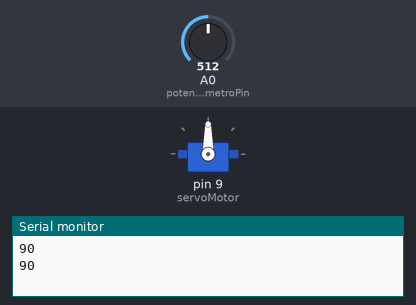
A sketch run on a simulated Arduino Uno, built with avr-gcc and run on an emulated ATmega328P. Parts: servo, the last lines printed to the serial monitor. Inputs (shaded band) come from the test bench; at power-on: A0 (potenciometroPin) = 512.

Above: at 1.8 s.
1.9 s: A0 (potenciometroPin) set to 716
At 3.2 s:
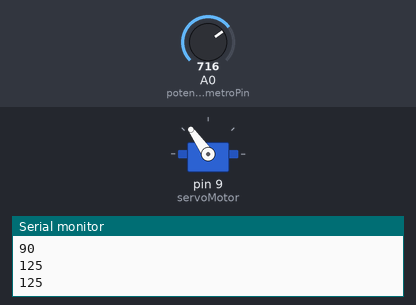
3.5 s: A0 (potenciometroPin) set to 900
At 4.9 s:
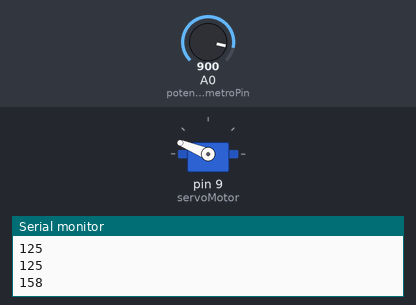
5.5 s: A0 (potenciometroPin) set to 1023
At 6.4 s:
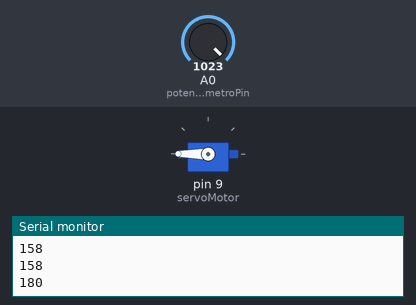
7.5 s: A0 (potenciometroPin) set to 306
At 9.2 s:
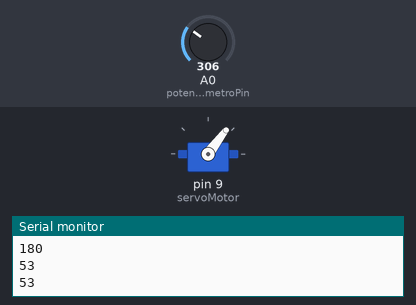
9.5 s: A0 (potenciometroPin) set to 122
At 10.7 s:
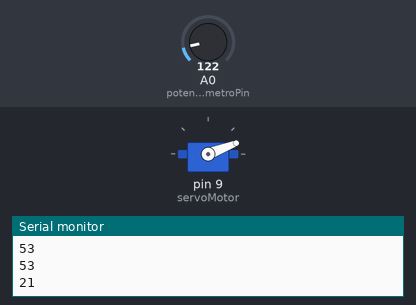
11.5 s: A0 (potenciometroPin) set to 0
At 12.3 s:
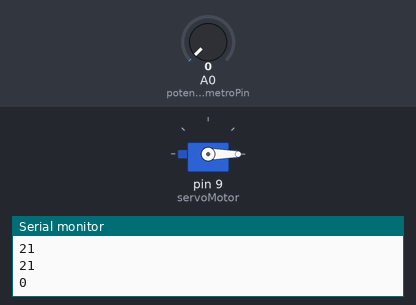
Timing chart, 0 to 14.5 s (numbered marks = the images above; inputs shaded):
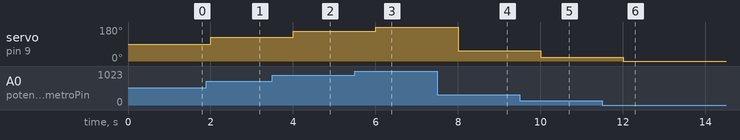

The sketch:

sketch_sep21a.ino
```cpp
#include <Servo.h>

Servo servoMotor; // Creamos el objeto motor para poder controlarlo

int potenciometroPin = 0; // Establecemos el pin analogico para controlar el potenciometr
int val; // variable para leer los valores del potenciometro

void setup() {
servoMotor.attach(9); // establecemos el pin del motor en el pin digital 9
Serial.begin(9600);

}

void loop() {
val = analogRead(potenciometroPin); // leemos el valor del potenciometro (valor entre 0 y 1023)
val = map(val, 0, 1023, 0, 180); // transformamos el valor del potenciometro para usarlo en el motor (valor entre 0 y 180)
Serial.println(val);
servoMotor.write(val); // una vez transformado el valor, se lo mandamos al servomotor para moverlo
delay(1000); // Esperamos la respuesta del servomotor
}
```

Measured:
- after the input at 1.9 s, servo on pin 9 (servoMotor): 90° → 125° after 0.10 s
- after the input at 3.5 s, servo on pin 9 (servoMotor): 125° → 158° after 0.50 s
- after the input at 5.5 s, servo on pin 9 (servoMotor): 158° → 180° after 0.50 s
- after the input at 7.5 s, servo on pin 9 (servoMotor): 180° → 53° after 0.50 s
- after the input at 9.5 s, servo on pin 9 (servoMotor): 53° → 21° after 0.50 s
- after the input at 11.5 s, servo on pin 9 (servoMotor): 21° → 0° after 0.51 s
